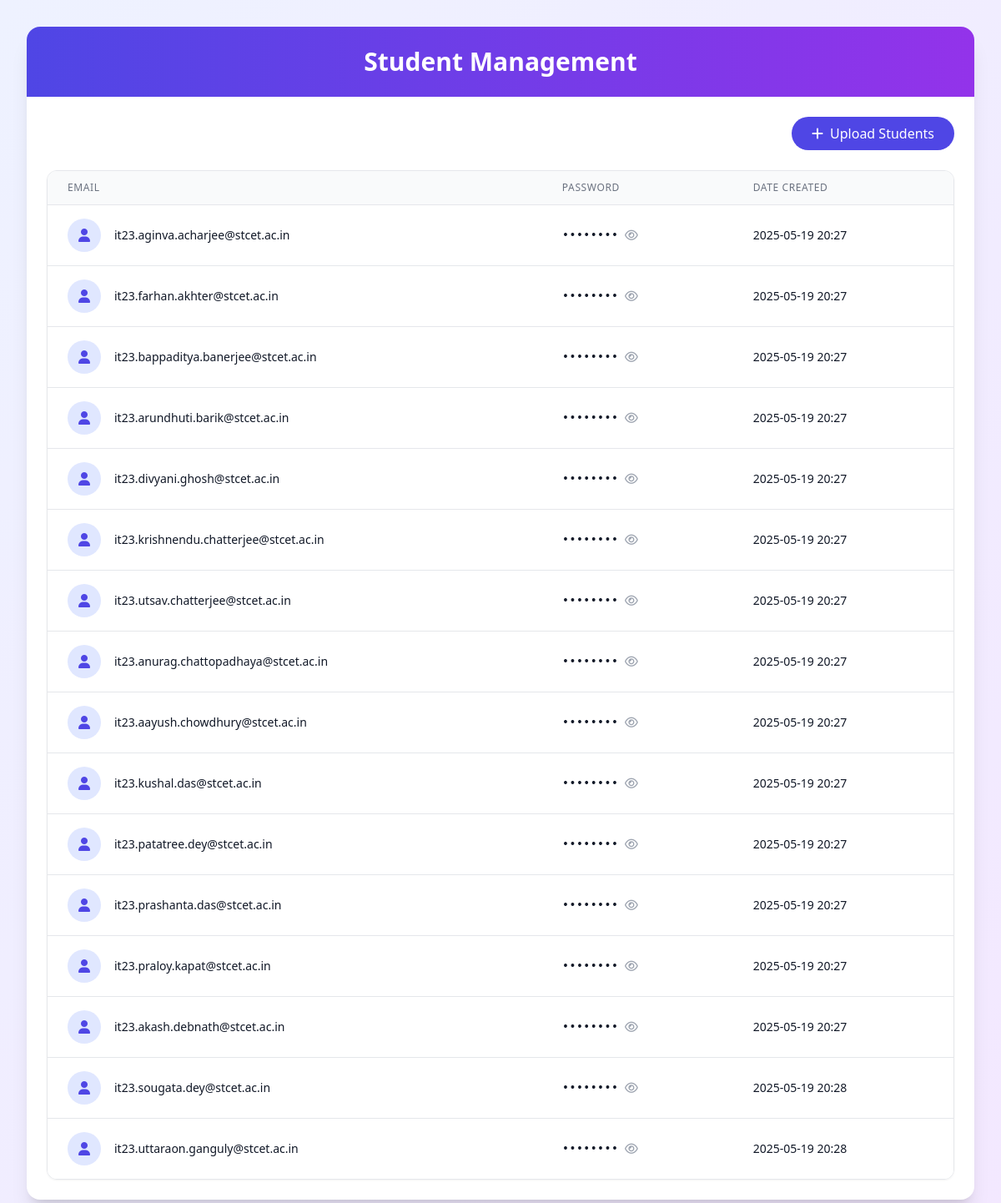
Page /core/student-details/ (signed in) on the committed database.
### core/models.py (models this page shows, shortened)
class Student(models.Model):
    user = models.OneToOneField(
        settings.AUTH_USER_MODEL,
        on_delete=models.CASCADE,
        related_name='student',
        help_text=_("Associated user account.")
    )
    plain_password = models.CharField(
        max_length=128,
        blank=True,
        help_text=_("Plain-text password for initial login (temporary storage).")
    )
    roll = models.CharField(
        max_length=20,
        blank=True,
        unique=False,
        null=True,
        help_text=_("Student's roll number, if assigned.")
    )
    department = models.CharField(
        max_length=50,
        choices=[
            ('CS', 'Computer Science'),
            ('IT', 'Information Technology'),
            ('ECE', 'Electronics and Communication'),
        ],
        blank=True,
        help_text=_("Student's department.")
    )
    semester = models.CharField(
        max_length=10,
        choices=[(str(i), f'Semester {i}') for i in range(1, 9)],
        blank=True,
        help_text=_("Current semester of the student.")
    )
    year = models.IntegerField(
        null=True,
        blank=True,
        help_text=_("Academic year (e.g., 2023).")
    )
    first_login_info_submitted = models.BooleanField(
        default=False,
        help_text=_("Indicates if the student has submitted initial info (department, semester).")
    )
    date_created = models.DateTimeField(
        default=timezone.now,
        help_text=_("Timestamp when the student record was created.")
    )
    elective_finalized = models.BooleanField(
        default=False,
        help_text=_("If True, the student's electives are finalized.")
    )
    class Meta:
        verbose_name = _("Student")
        verbose_name_plural = _("Students")

class User(AbstractUser):
    username = None  # Disable username field
    email = models.EmailField(_("email address"), unique=True, max_length=255)
    role = models.CharField(
        max_length=10,
        choices=[
            ('admin', 'Admin'),
            ('student', 'Student'),
        ],
        default='student',
        help_text=_("User's role in the system (admin or student).")
    )
    USERNAME_FIELD = 'email'
    REQUIRED_FIELDS = []
    objects = UserManager()
    class Meta:
        verbose_name = _("User")
        verbose_name_plural = _("Users")

### core/views.py (the view)
# urls.py: path('student-details/', views.student_details, name='student-details'),
@staff_member_required
def student_details(request):
    students = Student.objects.select_related('user').all()
    return render(request, 'core/student_details.html', {'students': students})

### core/templates/core/student_details.html (shortened to what this page needs)
<!DOCTYPE html>
<html lang="en">
<head>
  <script src="https://cdn.tailwindcss.com"></script>
  <link rel="stylesheet" href="https://cdnjs.cloudflare.com/ajax/libs/font-awesome/6.4.0/css/all.min.css">
</head>
<body class="bg-gradient-to-br from-indigo-50 to-purple-100 min-h-screen p-4 md:p-8">
  <div class="bg-white rounded-2xl shadow-xl overflow-hidden max-w-6xl mx-auto">
    <div class="bg-gradient-to-r from-indigo-600 to-purple-600 p-6">
      <h2 class="text-3xl font-bold text-center text-white">Student Management</h2>
    </div>
    <div class="p-6">
      <div class="flex justify-end mb-6">
        <a href="{% url 'upload-student-excel' %}" class="px-6 py-2 rounded-full text-white font-medium flex items-center space-x-2 bg-indigo-600 hover:bg-indigo-700 transition-colors">
          <i class="fas fa-plus"></i>
          <span>Upload Students</span>
        </a>
      </div>
      <div class="overflow-x-auto rounded-xl border border-gray-200 shadow-sm">
        <table class="min-w-full divide-y divide-gray-200">
          <thead class="bg-gray-50">
            <tr>
              <th scope="col" class="px-6 py-3 text-left text-xs font-medium text-gray-500 uppercase tracking-wider">
                Email
              </th>
              <th scope="col" class="px-6 py-3 text-left text-xs font-medium text-gray-500 uppercase tracking-wider">
                Password
              </th>
              <th scope="col" class="px-6 py-3 text-left text-xs font-medium text-gray-500 uppercase tracking-wider">
                Date Created
              </th>
            </tr>
          </thead>
          <tbody class="bg-white divide-y divide-gray-200">
            {% for student in students %}
            <tr class="hover:bg-gray-50 transition-colors">
              <td class="px-6 py-4 whitespace-nowrap">
                <div class="flex items-center">
                  <div class="flex-shrink-0 h-10 w-10 bg-indigo-100 rounded-full flex items-center justify-center">
                    <i class="fas fa-user text-indigo-600"></i>
                  </div>
                  <div class="ml-4">
                    <div class="text-sm font-medium text-gray-900">{{ student.user.email }}</div>
                  </div>
                </div>
              </td>
              <td class="px-6 py-4 whitespace-nowrap">
                <div class="text-sm text-gray-900 flex items-center">
                  <span id="password-{{ forloop.counter }}" class="font-mono">{{ student.plain_password }}</span>
                  <button onclick="togglePassword('password-{{ forloop.counter }}', this)" class="ml-2 text-gray-400 hover:text-indigo-600 focus:outline-none">
                    <i class="far fa-eye"></i>
                  </button>
                </div>
              </td>
              <td class="px-6 py-4 whitespace-nowrap">
                <div class="text-sm text-gray-900">{{ student.user.date_joined|date:"Y-m-d H:i" }}</div>
              </td>
            </tr>
            {% endfor %}
          </tbody>
        </table>
      </div>
    </div>
  </div>
</body>
</html>

### rows in the picture
Student: user.email "it23.aginva.acharjee@stcet.ac.in", user.date_joined "2025-05-19 20:27"
Student: user.email "it23.farhan.akhter@stcet.ac.in", user.date_joined "2025-05-19 20:27"
Student: user.email "it23.bappaditya.banerjee@stcet.ac.in", user.date_joined "2025-05-19 20:27"
Student: user.email "it23.arundhuti.barik@stcet.ac.in", user.date_joined "2025-05-19 20:27"
Student: user.email "it23.divyani.ghosh@stcet.ac.in", user.date_joined "2025-05-19 20:27"
Student: user.email "it23.krishnendu.chatterjee@stcet.ac.in", user.date_joined "2025-05-19 20:27"
Student: user.email "it23.utsav.chatterjee@stcet.ac.in", user.date_joined "2025-05-19 20:27"
Student: user.email "it23.anurag.chattopadhaya@stcet.ac.in", user.date_joined "2025-05-19 20:27"
Student: user.email "it23.aayush.chowdhury@stcet.ac.in", user.date_joined "2025-05-19 20:27"
Student: user.email "it23.kushal.das@stcet.ac.in", user.date_joined "2025-05-19 20:27"
Student: user.email "it23.patatree.dey@stcet.ac.in", user.date_joined "2025-05-19 20:27"
Student: user.email "it23.prashanta.das@stcet.ac.in", user.date_joined "2025-05-19 20:27"
Student: user.email "it23.praloy.kapat@stcet.ac.in", user.date_joined "2025-05-19 20:27"
Student: user.email "it23.akash.debnath@stcet.ac.in", user.date_joined "2025-05-19 20:27"
Student: user.email "it23.sougata.dey@stcet.ac.in", user.date_joined "2025-05-19 20:28"
Student: user.email "it23.uttaraon.ganguly@stcet.ac.in", user.date_joined "2025-05-19 20:28"
